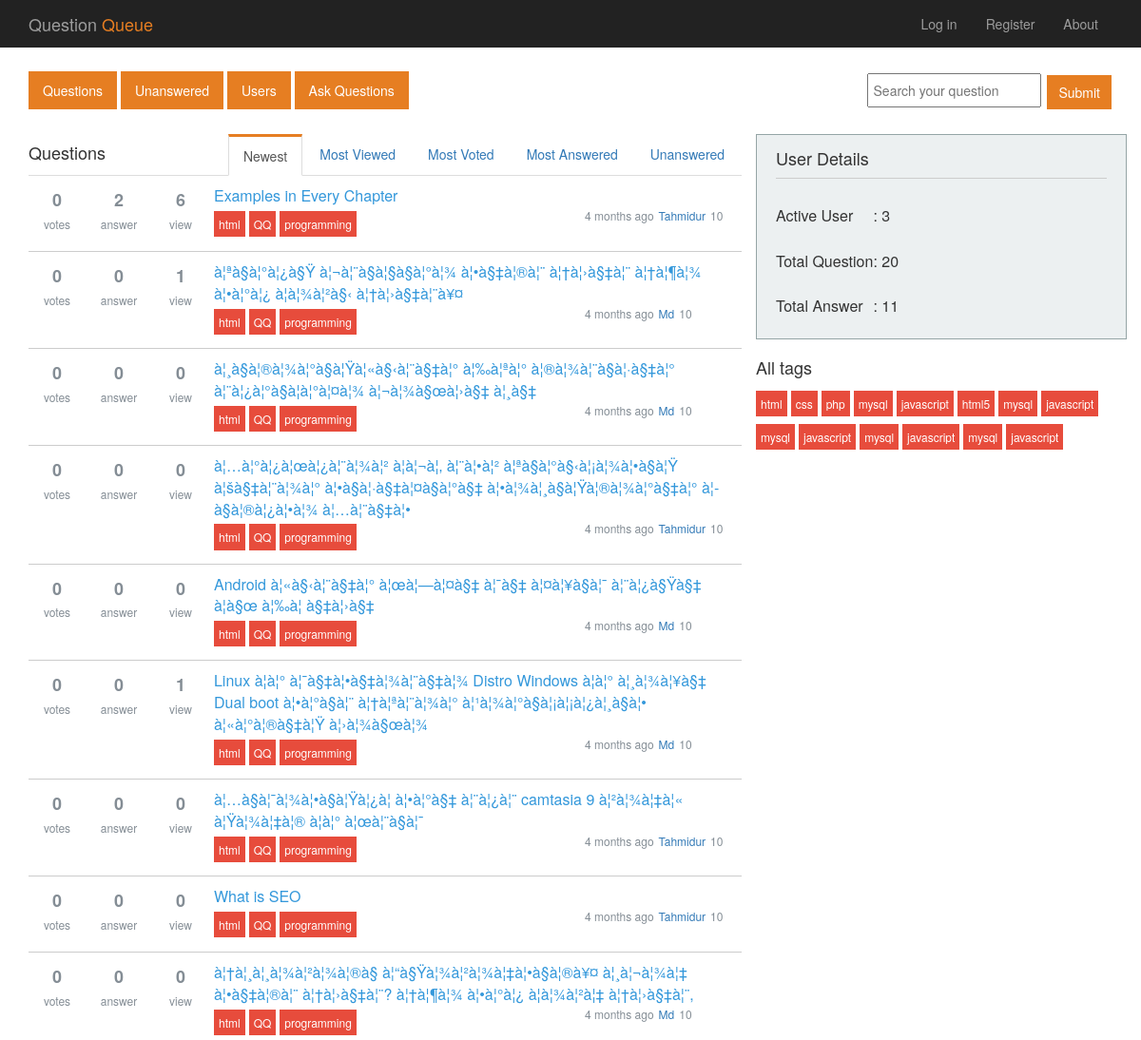
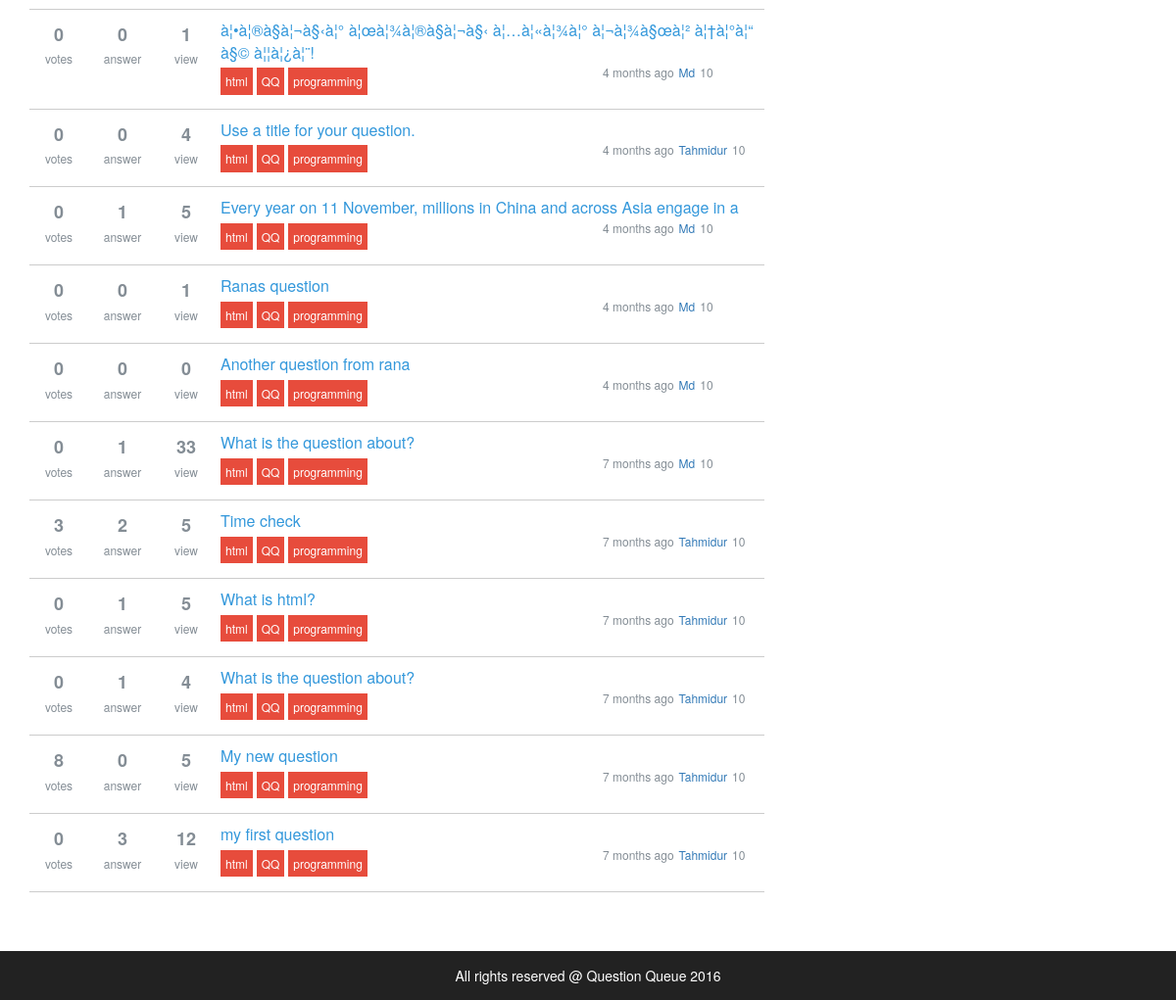
Before: / with the older database file (2 pictures, top to bottom).
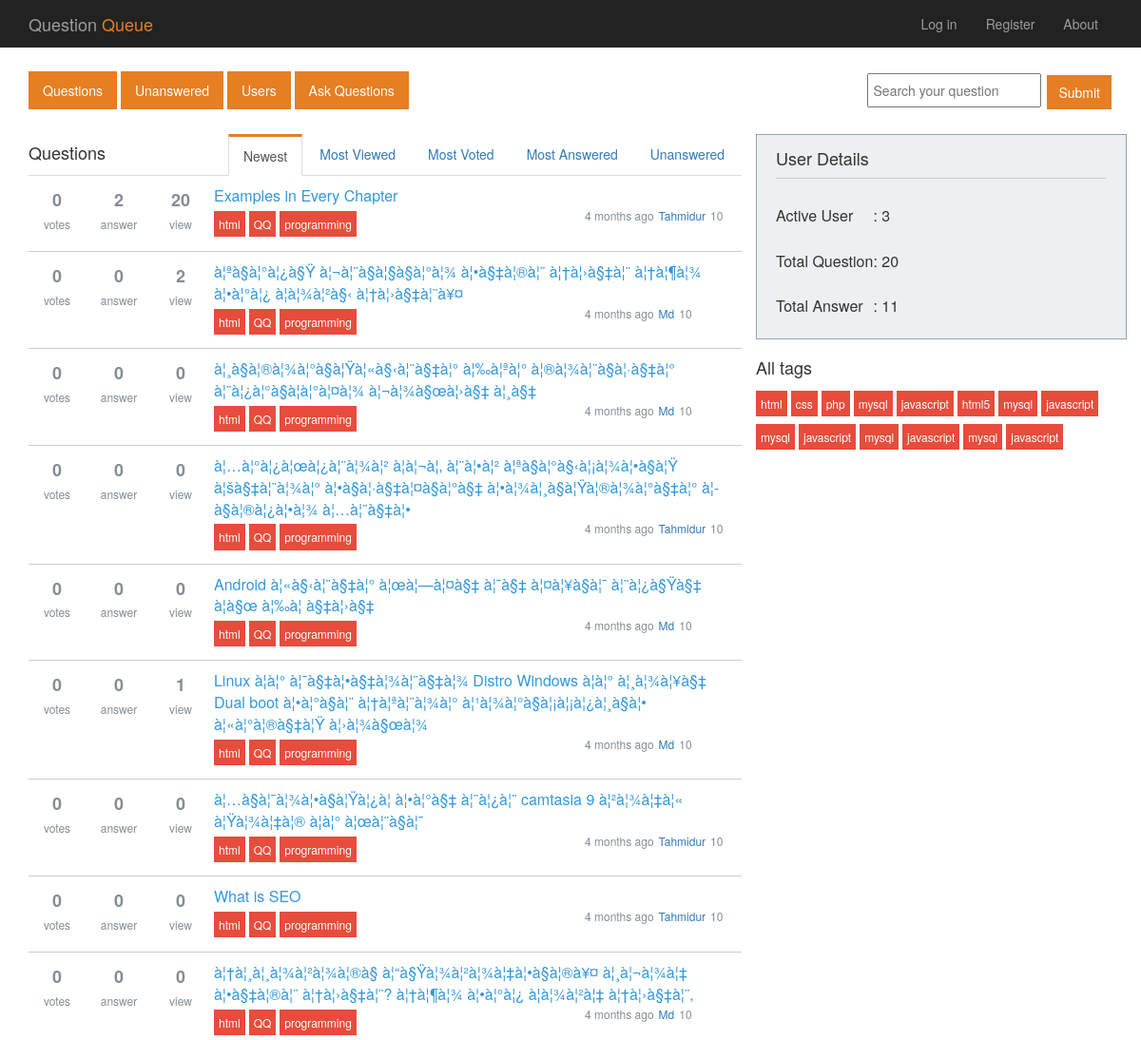
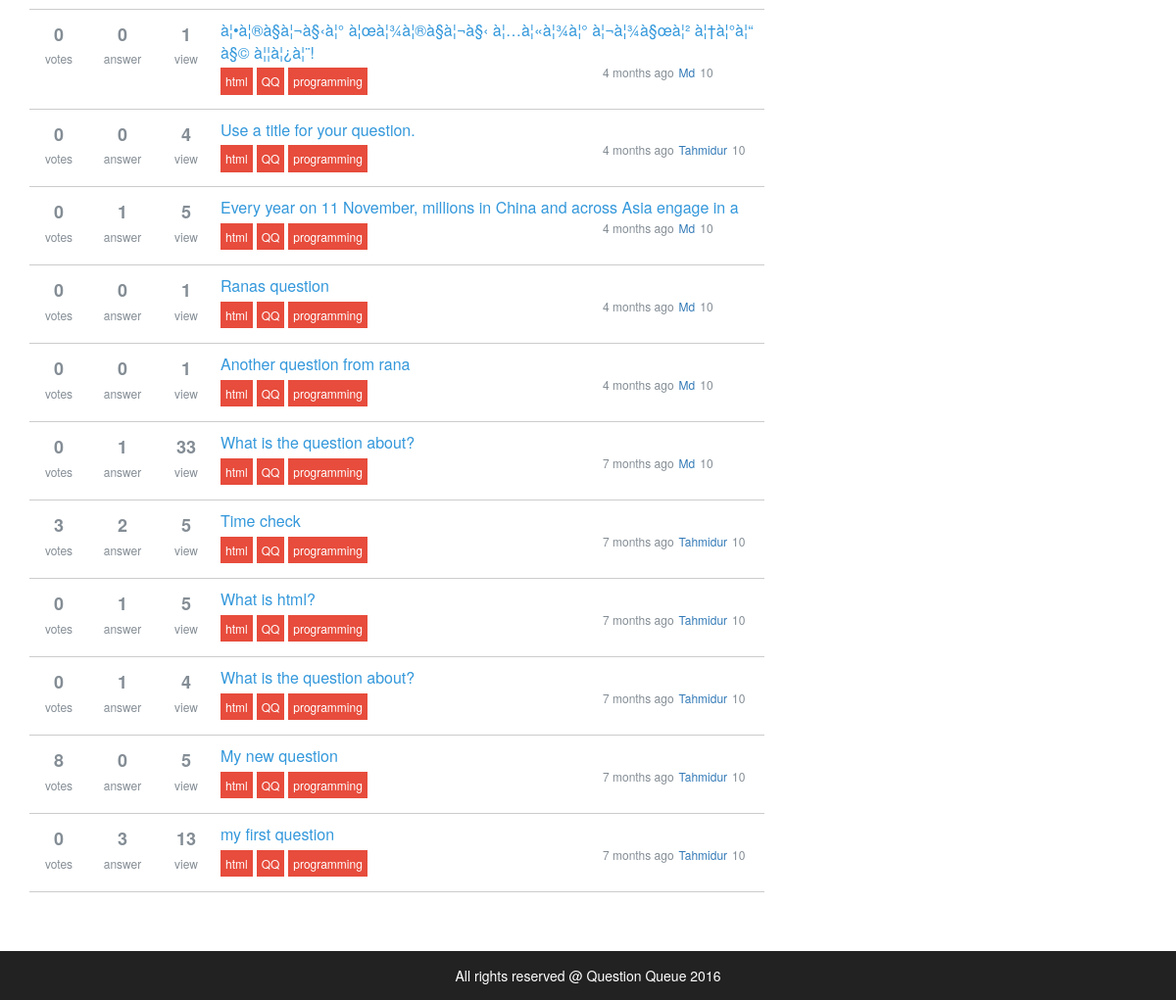
After: the same page with the newer database file (2 pictures, top to bottom).
### tables this page shows
CREATE TABLE `tbl_question` (
  `id` int(10) NOT NULL,
  `question_title` varchar(255) NOT NULL,
  `question_body` text NOT NULL,
  `user_id` int(10) NOT NULL,
  `vote` int(10) NOT NULL DEFAULT '0',
  `view` int(10) NOT NULL DEFAULT '0',
  `comment` int(10) NOT NULL DEFAULT '0',
  `datetime` datetime NOT NULL DEFAULT CURRENT_TIMESTAMP
);

CREATE TABLE `tbl_users` (
  `id` int(10) NOT NULL,
  `name` varchar(255) NOT NULL,
  `email` varchar(255) NOT NULL,
  `password` varchar(255) NOT NULL,
  `registration_date` datetime NOT NULL DEFAULT CURRENT_TIMESTAMP,
  `prof_pic` varchar(255) NOT NULL,
  `country` varchar(255) NOT NULL,
  `reputation` int(10) NOT NULL DEFAULT '10',
  `username` varchar(255) NOT NULL DEFAULT 'Not Set',
  `about` text NOT NULL,
  `dob` varchar(255) NOT NULL DEFAULT 'Not Set',
  `status` tinyint(4) NOT NULL DEFAULT '0',
  `no_of_ques` int(11) NOT NULL,
  `no_of_ans` int(11) NOT NULL,
  `role` tinyint(4) NOT NULL DEFAULT '0'
);

### lib/Session.php (called while the page is built, shortened)
<?php
class Session {
	public static function get($key){
		if (isset($_SESSION[$key])) {
			return $_SESSION[$key];
		} else {
			return false;
		}
	}
}
?>

### lib/Database.php (called while the page is built, shortened)
<?php
Class Database{
	public $host   = DB_HOST;
	public $user   = DB_USER;
	public $pass   = DB_PASS;
	public $dbname = DB_NAME;
	public $link;
	private function connectDB(){
		$this->link = new mysqli($this->host, $this->user, $this->pass, $this->dbname);
 	}
	public function select($query){
		$result = $this->link->query($query) or die($this->link->error.__LINE__);
		if($result->num_rows > 0){
			return $result;
		} else {
			return false;
		}
	}
}

### helpers/Helper.php (called while the page is built, shortened)
<?php
class Helper {
	public function nameModify($data){
		$str = "";
		for($i = 0; $i!= strlen($data) ; $i++){
			$str .= $data[$i];
			if($data[$i] == " ")
				break;
			else
				continue;
		}
		return $str;
	}
	public function convertDateToTime($datetime, $full = false){
		$now = new DateTime;
		$ago = new DateTime($datetime);
		$diff = $now->diff($ago);
		$diff->w = floor($diff->d / 7);
		$diff->d -= $diff->w * 7;
		$string = array(
		    'y' => 'year',
		    'm' => 'month',
		    'w' => 'week',
		    'd' => 'day',
		    'h' => 'hour',
		    'i' => 'minute',
		    's' => 'second',
		);
		foreach ($string as $k => &$v) {
		    if ($diff->$k) {
		        $v = $diff->$k . ' ' . $v . ($diff->$k > 1 ? 's' : '');
		    } else {
		        unset($string[$k]);
		    }
		}
		if (!$full) $string = array_slice($string, 0, 1);
		return $string ? implode(', ', $string) . ' ago' : 'just now';
	}
}
?>

### index.php (the view, shortened to what this page needs)
<?php include 'includes/header.php'; ?>
<?php include 'includes/menu.php'; ?>
    <div class="main-content-area">
        <div class="container">
            <div class="row">
                <div class="col-xs-8 col-sm-8 col-md-8 col-lg-8">
                    <div class="content-area">
                        <div role="tabpanel">
                            <div class="question">
                                <h3>Questions</h3>
                            </div>
                            <ul class="nav nav-tabs" role="tablist">
                                <li role="presentation">
                                    <a href="#unanswered" aria-controls="home" role="tab" data-toggle="tab">Unanswered</a>
                                </li>
                                <li role="presentation">
                                    <a href="#mostAnswered" aria-controls="tab" role="tab" data-toggle="tab">Most Answered</a>
                                </li>
                                <li role="presentation">
                                    <a href="#mostVoted" aria-controls="tab" role="tab" data-toggle="tab">Most Voted</a>
                                </li>
                                <li role="presentation">
                                    <a href="#mostViewed" aria-controls="tab" role="tab" data-toggle="tab">Most Viewed</a>
                                </li>
                                <li role="presentation" class="active">
                                    <a href="#newest" aria-controls="tab" role="tab" data-toggle="tab">Newest</a>
                                </li>
                            </ul>
                            <div class="tab-content">
                                <div role="tabpanel" class="tab-pane active" id="newest">
                                    <?php
                                        $query = "SELECT tbl_question.id AS q_id, question_title, question_body, vote, view,comment,
                                                  datetime, tbl_users.name AS us_name, reputation FROM tbl_question
                                                  INNER JOIN tbl_users
                                                  ON tbl_users.id
                                                  WHERE tbl_users.id = tbl_question.user_id
                                                  ORDER BY tbl_question.id DESC LIMIT 20";
                                        $res = $db->select($query);
                                        if($res):
                                            while($post_new = mysqli_fetch_assoc($res)):
                                    ?>
                                    <div class="tab-row">
                                        <div class="row">
                                            <div class="col-md-1 col-lg-1 col-sm-1 col-xs-1">
                                                <div class="vote sec text-center">
                                                    <h4><?php echo $post_new['vote']; ?></h4>
                                                    <p>votes</p>
                                                </div>
                                            </div>
                                            <div class="col-md-1 col-lg-1 col-sm-1 col-xs-1">
                                                <div class="answer sec text-center">
                                                    <h4><?php echo $post_new['comment']; ?></h4>
                                                    <p>answer</p>
                                                </div>
                                            </div>
                                            <div class="col-md-1 col-lg-1 col-sm-1 col-xs-1">
                                                <div class="view sec text-center">
                                                    <h4><?php echo $post_new['view']; ?></h4>
                                                    <p>view</p>
                                                </div>
                                            </div>
                                            <div class="col-md-9 col-lg-9 col-sm-9 col-xs-9">
                                                <div class="question-section">
                                                    <div class="row">
                                                        <div class="col-md-12">
                                                            <a href="singlePost.php?postid=<?php echo $post_new['q_id']; ?>" class="main-question"><?php echo $post_new['question_title']; ?></a>
                                                        </div>
                                                    </div>
                                                    <div class="row">
                                                        <div class="col-md-8">
                                                            <div class="tags">
                                                                <a href="html" class="custom-tag">html</a><a href="" class="custom-tag">QQ</a><a href="" class="custom-tag">programming</a>
                                                            </div>
                                                        </div>
                                                        <div class="col-md-4">
                                                            <div class="user-details">
                                                                <p style="float: left;"><?php echo $hlp->convertDateToTime($post_new['datetime']); ?></p>
                                                                <a href=""><?php echo $hlp->nameModify($post_new['us_name']); ?></a>
                                                                <p><?php echo $post_new['reputation']; ?></p>
                                                            </div>
                                                        </div>
                                                    </div>
                                                </div>
                                            </div>
                                        </div>
                                    </div>
                                        <?php endwhile; ?>
                                    <?php endif; ?>
                                </div>
                            </div>
                        </div>
                    </div>
                </div>
                <?php include 'includes/right_sidebar.php'; ?>
            </div>
        </div>
    </div>
<?php include 'includes/footer.php'; ?>

### includes/header.php (shortened to what this page needs)
<?php include 'lib/Database.php'; ?>
<?php include 'lib/Session.php'; ?>
<?php include 'helpers/Helper.php'; ?>
<?php
    $hlp = new Helper();
    $db = new Database();
?>
<!DOCTYPE html>
<html class="no-js">
<head>
    <link href="css/bootstrap.min.css" rel="stylesheet">
    <link rel="stylesheet" href="css/font-awesome.min.css">
    <link rel="stylesheet" href="css/prism.css">
    <link rel="stylesheet" href="css/normalize.css">
    <link rel="stylesheet" href="css/main.css">
</head>
<body onload="init_all();">
    <div class="header-area">
		<nav class="navbar navbar-inverse" role="navigation">
			<div class="container">
				<div class="navbar-header">
					<a class="navbar-brand" href="index.php">Question <span class="title-design" style="color: #e67e22">Queue</span></a>
				</div>
				<div class="collapse navbar-collapse navbar-ex1-collapse">
					<ul class="nav navbar-nav navbar-right">
						<?php if(Session::get('login')): ?>
							<li><a href="admin"><?php echo Session::get('user'); ?></a></li>
						<?php else: ?>
							<li><a href="admin/login.php">Log in</a></li>
							<li><a href="admin/register.php">Register</a></li>
						<?php endif; ?>
						<li><a href="#">About</a></li>
					</ul>
				</div>
			</div>
		</nav>
	</div>

### includes/menu.php
<div class="menu-area">
    	<div class="container">
    		<div class="menu">
    			<ul class="navigation-main">
    				<ul class="navigation-main">
                    <li><a class="nav-item" href="index.php">Questions</a></li>
                    <li><a class="nav-item" href="unanswered.php">Unanswered</a></li>
                    <li><a class="nav-item" href="admin/">Users</a></li>
                    <li><a class="nav-item" href="admin/ask.php">Ask Questions</a></li>
                </ul>
    		</div>
            <div class="search">
                <form action="">
                    <input type="text" placeholder="Search your question">
                    <input type="submit" class="btn btn-primary btn-custom">
                </form>
            </div>
    	</div>
    </div>

### includes/right_sidebar.php
<?php
    $user_count = "SELECT * FROM tbl_users";
    $user_count_res = $db->select($user_count);
    $question_count = "SELECT * FROM tbl_question";
    $question_count_res = $db->select($question_count);
    $question_ans = "SELECT * FROM tbl_answer";
    $question_ans_res = $db->select($question_ans);
?>
<div class="col-xs-4 col-sm-4 col-md-4 col-lg-4">
    <div class="sidebar-area">
        <div class="row">
            <div class="total-user-details">
                <h2>User Details</h2>
                <table class="">
                    <tr>
                        <td><h3>Active User </h3></td>
                        <td><h3><?php echo ' : '.$user_count_res->num_rows; ?></h3></td>
                    </tr>
                    <tr>
                        <td><h3>Total Question </h3></td>
                        <td><h3><?php echo ' : '.$question_count_res->num_rows; ?></h3></td>
                    </tr>
                    <tr>
                        <td><h3>Total Answer </h3></td>
                        <td><h3><?php echo ' : '.$question_ans_res->num_rows; ?></h3></td>
                    </tr>
                </table>
            </div>
        </div>
        <div class="row">
            <div class="all-tags">
                <h2>All tags</h2>
                <a href="" class="custom-tag">html</a>
                <a href="" class="custom-tag">css</a>
                <a href="" class="custom-tag">php</a>
                <a href="" class="custom-tag">mysql</a>
                <a href="" class="custom-tag">javascript</a>
                <a href="" class="custom-tag">html5</a>
                <a href="" class="custom-tag">mysql</a>
                <a href="" class="custom-tag">javascript</a>
                <a href="" class="custom-tag">mysql</a>
                <a href="" class="custom-tag">javascript</a>
                <a href="" class="custom-tag">mysql</a>
                <a href="" class="custom-tag">javascript</a>
                <a href="" class="custom-tag">mysql</a>
                <a href="" class="custom-tag">javascript</a>
            </div>
        </div>
    </div>
</div>

### includes/footer.php (shortened to what this page needs)
    <div class="footer">
        <nav class="navbar navbar-inverse">
            <div class="container">
                <div class="copy text-center">
                    <p>All rights reserved @ Question Queue 2016</p>
                </div>
            </div>
        </nav>
    </div>
</body>
</html>

### css/main.css (style rules this page uses)
html { color: #222; font-size: 1em; line-height: 1.4; }
a { text-decoration: none; }
.btn-custom { height: 36px; margin: 1px; border: 0; background: #e67e22; border-radius: 0; color: #fff; }
.navbar { border: 0; border-radius: 0; margin-bottom: 0; }
.menu-area { margin: 25px 0; }
.navigation-main { margin: 0; padding: 0; float: left; }
.navigation-main li { list-style: none; display: inline-block; margin: 10px 0; }
.nav-item { text-decoration: none; padding: 10px 15px; background: #e67e22; color: #fff; //font-size: 16px; //box-shadow: 2px 2px 6px #888888; //-o-box-shadow: 2px 2px 6px #888888; //-moz-box-shadow: 2px 2px 6px #888888; //-webkit-box-shadow: 2px 2px 6px #888888; }
.search { float: right; }
.search input[type="text"] { height: 36px; margin: 2px; padding: 5px; }
.search input[type="submit"] { //height: 36px; //margin: 1px; //border: 0; //background: #e67e22; //border-radius: 0; }
.nav-tabs>li>a { border-radius: 0; }
.nav-tabs>li.active>a, .nav-tabs>li.active>a:focus, .nav-tabs>li.active>a:hover { border-top: 3px solid #E67E22; }
.question { float: left; margin-top: 10px; }
.question h3 { margin: 0; padding: 0; font-size: 18px; }
.nav-tabs li { float: right; }
.tab-row { display: block; //max-height: 100px; overflow: hidden; padding: 10px 0; border-bottom: 1px solid #ccc; }
.sec { //display: block; //overflow: hidden; //float: left; width: 60px; //border: 1px solid #E67E22; margin: 5px; margin-left: 0; }
.sec h4 { font-weight: bold; margin: 6px; color: #848d95; }
.sec p { color: #848d95; font-size: 12px; }
.question-section { //margin: 5px; display: block; overflow: hidden; }
.main-question { //display: block; //overflow: hidden; //height: 40px; //text-decoration: none; font-size: 16px; color: #3498db; }
.custom-tag { padding: 5px; font-size: 12px; background: #e74c3c; text-decoration: none; color: #fff; margin: 4px; margin-left: 0; float: left; }
.tags { //margin: 10px 0; //float: left; }
.user-details { //display: block; //overflow: hidden; //margin-top: 10px; //float: right; //text-align: right; }
.user-details p { display: block; color: #848d95; font-size: 12px; }
.user-details a { float: left; font-size: 12px; margin: 0 5px; }
.sidebar-area { width: 100%; }
.total-user-details { width: 100%; background: #ecf0f1; border: 1px solid #95a5a6; padding: 15px 20px; }
.total-user-details h2 { margin-top: 0; font-size: 18px; padding-bottom: 10px; border-bottom: 1px solid #ccc; }
.total-user-details h3 { font-size: 16px; }
.all-tags { margin-top: 20px; width: 100%; //border: 1px solid #2980b9; }
.all-tags h2 { font-size: 18px; }
.all-tags a { float: left; text-decoration: none; }
.footer { margin-top: 60px; }
.copy p { margin-top: 15px; color: #fff; }

Changed rows visible on the page:
changed tbl_question "Examples in Every Chapter": view "6" → "20"
changed tbl_question (number 2 of 20 on the later page): view "1" → "2"
changed tbl_question "Another question from rana": view "0" → "1"
changed tbl_question "my first question": view "12" → "13"
